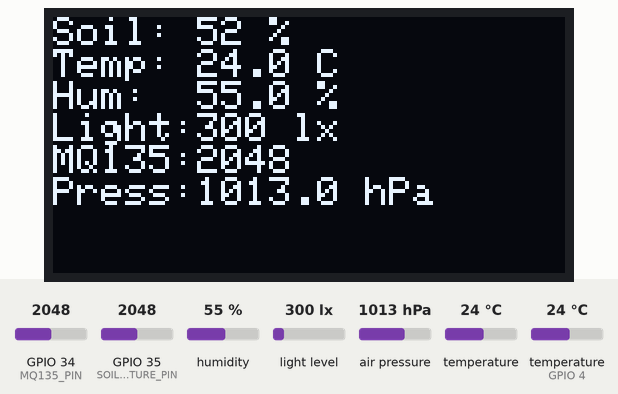
Recording of a sketch running on a simulated ESP32. Shown: 128×64 one-colour display. The inputs (shaded band) are chosen by the test bench; at power-on: humidity 55 %, light level 300 lx, GPIO 34 (MQ135_PIN) = 2048, GPIO 35 (SOIL_MOISTURE_PIN) = 2048, air pressure 1013 hPa, temperature (sensor on GPIO 4) 24 °C, temperature 24 °C (analog values on the 0–4095 scale). WiFi joins after 1.5 s; servers stay silent unless stated; uploads are accepted with an empty reply; what the sketch prints to the serial monitor is not drawn.

Above: at 5.2 s.
5.3 s: humidity set to 22 %
At 7.0 s:
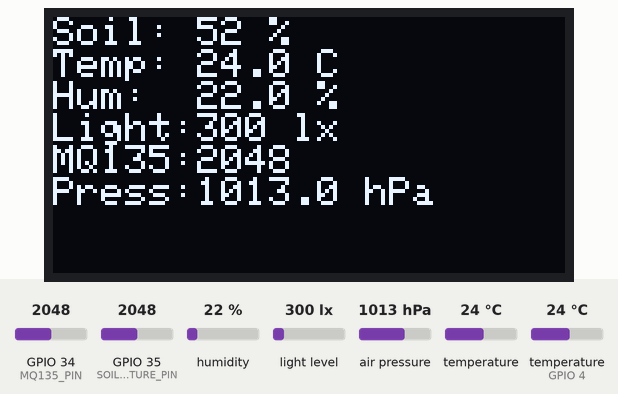
7.7 s: light level set to 40 lx
At 8.8 s:
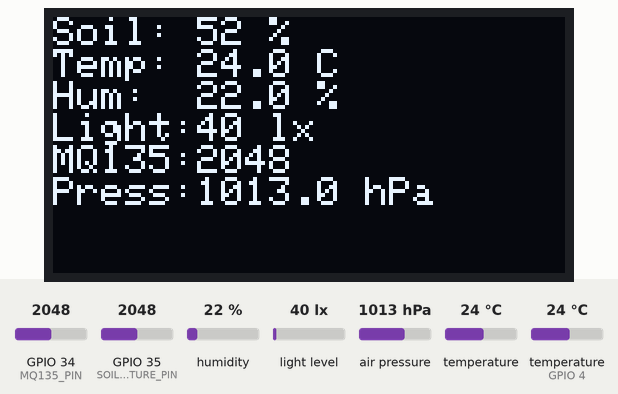
9.8 s: GPIO 34 (MQ135_PIN) set to 2866
At 11.6 s:
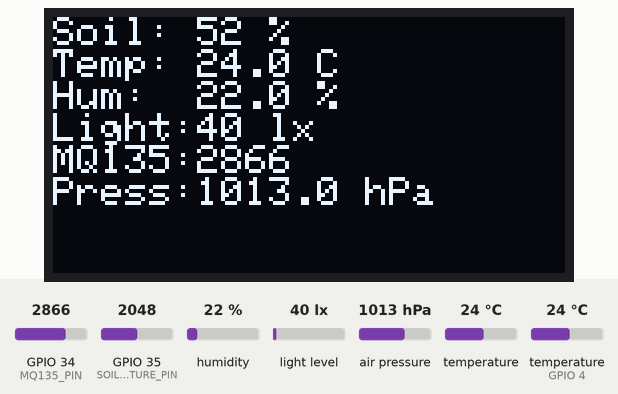
11.9 s: GPIO 35 (SOIL_MOISTURE_PIN) set to 2866
At 13.1 s:
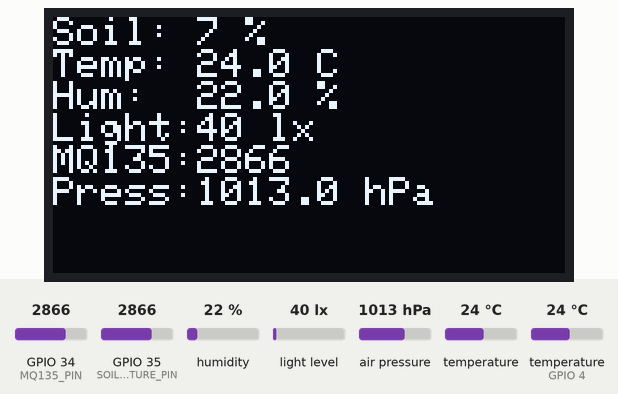
14.2 s: air pressure set to 952 hPa
At 16.0 s:
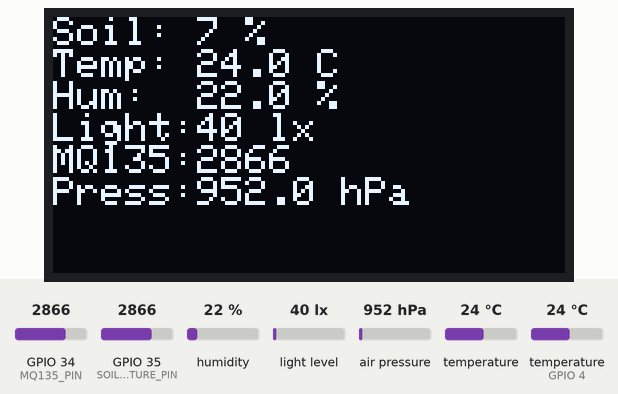
16.3 s: temperature (sensor on GPIO 4) set to 12 °C
At 17.9 s:
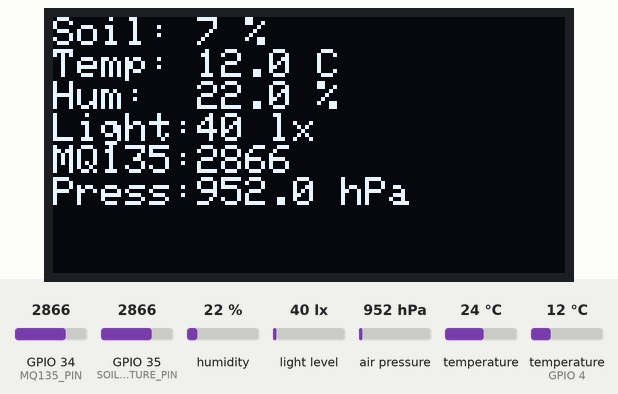
Timing chart, 0 to 19.4 s (numbered marks = the images above; inputs shaded):
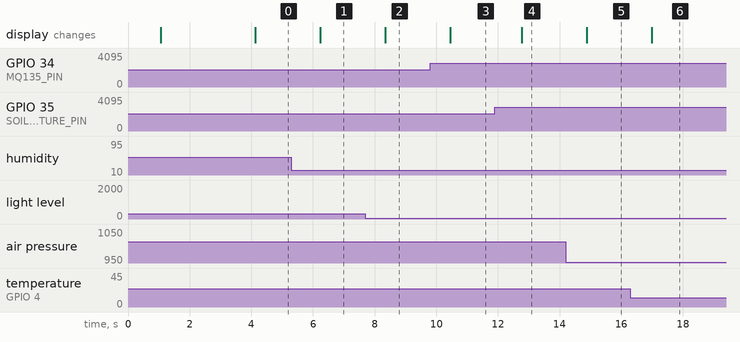

The sketch:

esp32_farm_node.ino
```cpp
/*
 * Farm Advisory Platform - ESP32 field node
 * ---------------------------------------------------------------------------
 * Based on the original sketch, with three additions:
 *
 *   1. the JSON payload is also served over HTTP (GET /api/sensor-data), so a
 *      dashboard can be pointed at this node by IP address and pull readings
 *      directly instead of waiting for the next push;
 *   2. an optional soil-pH probe is read when present and sent in the
 *      payload, replacing the dashboard's estimated value;
 *   3. a MAC-derived device id is used unless DEVICE_ID is overridden.
 *
 * Wiring (unchanged):
 *   DHT11      GPIO4
 *   soil       GPIO35  (ADC1_CH7)
 *   MQ-135     GPIO34  (ADC1_CH6)
 *   BH1750     I2C     SDA 21 / SCL 22
 *   BME280     I2C     SDA 21 / SCL 22
 *   SSD1306    I2C     SDA 21 / SCL 22
 *
 * Board: ESP32 DevKit v1 (Arduino core 3.x)
 * Libraries: DHT sensor, BH1750, Adafruit BME280, Adafruit GFX, Adafruit SSD1306
 */

#include <WiFi.h>
#include <HTTPClient.h>
#include <WebServer.h>
#include <Wire.h>

#include <DHT.h>
#include <BH1750.h>
#include <Adafruit_BME280.h>
#include <Adafruit_GFX.h>
#include <Adafruit_SSD1306.h>

// =====================================================
//                CONFIGURATION
// =====================================================

const char* WIFI_SSID = "YOUR_WIFI_SSID";
const char* WIFI_PASSWORD = "YOUR_WIFI_PASSWORD";

// Address of the machine running the dashboard, e.g. 192.168.1.10
const char* SERVER_URL = "http://192.168.1.10:5001/api/sensor-data";

// Port the node listens on for direct pulls from the dashboard.
const uint16_t NODE_PORT = 8080;

// Leave as-is to derive the id from the board MAC address.
#define DEVICE_ID "FARM_01"

#define DHT_PIN 4
#define DHT_TYPE DHT11

#define SOIL_MOISTURE_PIN 35
#define MQ135_PIN 34

#define I2C_SDA 21
#define I2C_SCL 22

// Optional probes - set to a GPIO to enable, or -1 to leave them out.
#define SOIL_PH_PIN -1

// Calibration from testing the actual sensor.
int SOIL_DRY_VALUE = 3000;
int SOIL_WET_VALUE = 1200;

const unsigned long SEND_INTERVAL = 10000;  // 10 seconds

// =====================================================
//                OBJECTS
// =====================================================

DHT dht(DHT_PIN, DHT_TYPE);
BH1750 lightMeter;
Adafruit_BME280 bme;
WebServer server(NODE_PORT);

#define SCREEN_WIDTH 128
#define SCREEN_HEIGHT 64
Adafruit_SSD1306 display(SCREEN_WIDTH, SCREEN_HEIGHT, &Wire, -1);

bool bmeFound = false;
bool bh1750Found = false;

String deviceId = DEVICE_ID;

// Cached reading, shared by the push and pull paths.
struct Reading {
  float temperature = 0;
  float humidity = 0;
  int soilMoisture = 0;
  float light = 0;
  int mq135 = 0;
  float bmeTemperature = 0;
  float pressure = 0;
  float ph = -1;
};
Reading current;

// =====================================================
//                WIFI
// =====================================================

void connectWiFi()
{
  Serial.println();
  Serial.print("Connecting to Wi-Fi: ");
  Serial.println(WIFI_SSID);

  WiFi.mode(WIFI_STA);
  WiFi.begin(WIFI_SSID, WIFI_PASSWORD);

  int attempts = 0;
  while (WiFi.status() != WL_CONNECTED && attempts < 30)
  {
    delay(500);
    Serial.print(".");
    attempts++;
  }
  Serial.println();

  if (WiFi.status() == WL_CONNECTED)
  {
    Serial.println("Wi-Fi connected.");
    Serial.print("Node IP address: ");
    Serial.println(WiFi.localIP());
  }
  else
  {
    Serial.println("Wi-Fi connection failed.");
  }
}

// =====================================================
//                SENSOR READS
// =====================================================

int readSoilMoisture()
{
  int rawValue = analogRead(SOIL_MOISTURE_PIN);

  int moisture = map(rawValue, SOIL_DRY_VALUE, SOIL_WET_VALUE, 0, 100);
  return constrain(moisture, 0, 100);
}

float readOptionalAnalog(int pin, int dryValue, int wetValue)
{
  if (pin < 0) return -1;
  int raw = analogRead(pin);
  if (dryValue == wetValue) return -1;
  float scaled = map(raw, dryValue, wetValue, 1000, 0) / 10.0f;
  return constrain(scaled, 0.0f, 14.0f);   // pH range
}

Reading readSensors()
{
  Reading r;

  r.humidity = dht.readHumidity();
  r.temperature = dht.readTemperature();

  if (isnan(r.humidity) || isnan(r.temperature))
  {
    Serial.println("DHT11 read failed; using previous values.");
    r.humidity = current.humidity;
    r.temperature = current.temperature;
  }

  r.soilMoisture = readSoilMoisture();
  r.mq135 = analogRead(MQ135_PIN);
  r.light = bh1750Found ? lightMeter.readLightLevel() : 0;

  if (bmeFound)
  {
    r.bmeTemperature = bme.readTemperature();
    r.pressure = bme.readPressure() / 100.0F;
  }

  r.ph = readOptionalAnalog(SOIL_PH_PIN, 3000, 1000);

  return r;
}

void printSensors(const Reading& r)
{
  Serial.println();
  Serial.println("--------- SENSOR DATA ---------");
  Serial.print("Soil Moisture : "); Serial.print(r.soilMoisture); Serial.println(" %");
  Serial.print("DHT11 Temp    : "); Serial.print(r.temperature); Serial.println(" C");
  Serial.print("DHT11 Humidity: "); Serial.print(r.humidity); Serial.println(" %");
  Serial.print("Light         : "); Serial.print(r.light); Serial.println(" lux");
  Serial.print("MQ135         : "); Serial.println(r.mq135);
  Serial.print("BME Temp      : "); Serial.print(r.bmeTemperature); Serial.println(" C");
  Serial.print("Pressure      : "); Serial.print(r.pressure); Serial.println(" hPa");
  if (r.ph >= 0) { Serial.print("Soil pH       : "); Serial.println(r.ph); }
}

// =====================================================
//                OLED
// =====================================================

void showDisplay(const Reading& r)
{
  display.clearDisplay();
  display.setTextSize(1);
  display.setTextColor(SSD1306_WHITE);
  display.setCursor(0, 0);

  display.print("Soil: ");  display.print(r.soilMoisture); display.println(" %");
  display.print("Temp: ");  display.print(r.temperature, 1); display.println(" C");
  display.print("Hum:  ");  display.print(r.humidity, 1); display.println(" %");
  display.print("Light:");  display.print(r.light, 0); display.println(" lx");
  display.print("MQ135:");  display.println(r.mq135);
  if (bmeFound) { display.print("Press:"); display.print(r.pressure, 1); display.println(" hPa"); }
  display.display();
}

// =====================================================
//                PAYLOAD
// =====================================================

String buildJson(const Reading& r)
{
  String json = "{";
  json += "\"device_id\":\"" + deviceId + "\",";
  json += "\"soil_moisture\":" + String(r.soilMoisture) + ",";
  json += "\"air_temperature\":" + String(r.temperature, 2) + ",";
  json += "\"humidity\":" + String(r.humidity, 2) + ",";
  json += "\"light_intensity\":" + String(r.light, 2) + ",";
  json += "\"mq135_raw\":" + String(r.mq135) + ",";
  json += "\"bme_temperature\":" + String(r.bmeTemperature, 2) + ",";
  json += "\"pressure\":" + String(r.pressure, 2);

  if (r.ph >= 0)          json += ",\"ph\":" + String(r.ph, 2);

  json += "}";
  return json;
}

// =====================================================
//                PUSH TO DASHBOARD
// =====================================================

void sendDataToServer(const Reading& r)
{
  if (WiFi.status() != WL_CONNECTED)
  {
    Serial.println("Wi-Fi disconnected; reconnecting.");
    connectWiFi();
    if (WiFi.status() != WL_CONNECTED)
    {
      Serial.println("Cannot send data.");
      return;
    }
  }

  String json = buildJson(r);

  Serial.println();
  Serial.println("========== JSON ==========");
  Serial.println(json);
  Serial.println("==========================");

  HTTPClient http;
  http.begin(SERVER_URL);
  http.addHeader("Content-Type", "application/json");
  http.setTimeout(6000);

  int code = http.POST(json);
  Serial.print("HTTP Response Code: ");
  Serial.println(code);

  if (code > 0)
  {
    Serial.print("Server response: ");
    Serial.println(http.getString());
  }

  http.end();
}

// =====================================================
//                PULL ENDPOINTS (for IP-based dashboard access)
// =====================================================

void handleRoot()
{
  String body = "Farm node " + deviceId + " - use /api/sensor-data\n";
  server.send(200, "text/plain", body);
}

void handleSensorData()
{
  String body = buildJson(current);
  server.send(200, "application/json", body);
}

void startNodeServer()
{
  server.on("/", HTTP_GET, handleRoot);
  server.on("/api/sensor-data", HTTP_GET, handleSensorData);
  server.on("/data", HTTP_GET, handleSensorData);
  server.begin();
  Serial.print("Node API listening on port ");
  Serial.println(NODE_PORT);
}

// =====================================================
//                SETUP
// =====================================================

void setup()
{
  Serial.begin(115200);
  delay(1000);

  // Derive a stable id from the board MAC when DEVICE_ID is left as default.
  if (String(DEVICE_ID) == "FARM_01")
  {
    uint8_t mac[6];
    WiFi.macAddress(mac);
    deviceId = "FARM-" + String(mac[4], HEX) + String(mac[5], HEX);
  }

  Serial.println();
  Serial.println("================================");
  Serial.println("   FARM ADVISORY - ESP32 NODE");
  Serial.println("================================");

  Wire.begin(I2C_SDA, I2C_SCL);

  dht.begin();
  Serial.println("DHT11 initialised.");

  if (!display.begin(SSD1306_SWITCHCAPVCC, 0x3C))
  {
    Serial.println("OLED not found.");
  }
  else
  {
    Serial.println("OLED initialised.");
    display.clearDisplay();
    display.setTextSize(1);
    display.setTextColor(SSD1306_WHITE);
    display.setCursor(8, 20);
    display.println("FARM NODE");
    display.setCursor(8, 36);
    display.println("starting...");
    display.display();
    delay(1500);
  }

  bh1750Found = lightMeter.begin();
  Serial.println(bh1750Found ? "BH1750 detected." : "BH1750 not detected.");

  if (bme.begin(0x76))          { bmeFound = true; Serial.println("BME280 detected at 0x76."); }
  else if (bme.begin(0x77))     { bmeFound = true; Serial.println("BME280 detected at 0x77."); }
  else                          { Serial.println("BME280 not detected."); }

  analogReadResolution(12);
  pinMode(SOIL_MOISTURE_PIN, INPUT);
  pinMode(MQ135_PIN, INPUT);

  connectWiFi();
  startNodeServer();

  current = readSensors();

  Serial.println();
  Serial.print("Device id: ");
  Serial.println(deviceId);
  Serial.println("System ready.");
}

// =====================================================
//                LOOP
// =====================================================

unsigned long lastSendTime = 0;

void loop()
{
  server.handleClient();

  current = readSensors();

  printSensors(current);
  showDisplay(current);

  if (millis() - lastSendTime >= SEND_INTERVAL)
  {
    lastSendTime = millis();
    sendDataToServer(current);
  }

  delay(1000);
}
```

Measured:
- after the input at 5.3 s, the display: changes after 0.94 s (image 1)
- after the input at 7.7 s, the display: changes after 0.65 s (image 2)
- after the input at 9.8 s, the display: changes after 0.65 s (image 3)
- after the input at 11.9 s, the display: changes after 0.87 s (image 4)
- after the input at 14.2 s, the display: changes after 0.68 s (image 5)
- after the input at 16.3 s, the display: changes after 0.68 s (image 6)
